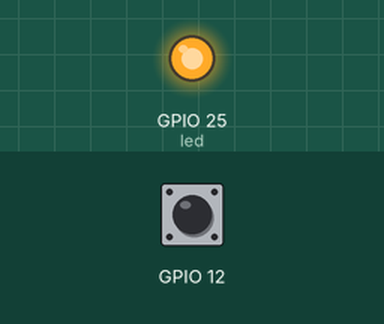
Simulated run of this program. Board: ESP32. Parts: output pins drawn as LEDs (lit = HIGH). Inputs (shaded band) come from the test bench; at power-on: GPIO 12 HIGH. USB keyboard and mouse output is not drawn; what the program prints to the serial monitor is not drawn.

Above: at 0.1 s.
Timing chart, 0 to 1.6 s (numbered marks = the images above):
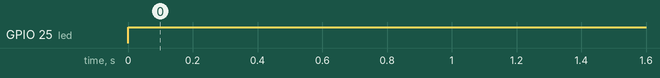

The program:

main.cpp
```cpp
// Imports
#include <Arduino.h>
#include <BleKeyboard.h>
#include <PinButton.h>

// Create bleKeyboard with the name Knisper
BleKeyboard bleKeyboard("Knipser");
// Create myButton on pin 12
PinButton myButton(12);
// Declare LED and pin
int led = 25;

void setup() {
  Serial.begin(115200);
  Serial.println("Start BLE!");
  bleKeyboard.begin();
  pinMode(led, OUTPUT);
}

void loop() {
  // Update the button library
  myButton.update();

  // If there is no ble connection, led blinks
  if(!(bleKeyboard.isConnected())) {
    delay(200);
    digitalWrite(led,LOW);
    delay(200);
    digitalWrite(led,HIGH);
  }

  // If there is a ble connection, led is set to high
  if(bleKeyboard.isConnected()) {

    digitalWrite(led,HIGH);

    // Double button press
    if (myButton.isDoubleClick()) {
      bleKeyboard.write(KEY_LEFT_ARROW);
    }

    // One button press
    if (myButton.isLongClick()) {
      bleKeyboard.write(KEY_RIGHT_ARROW);
    }
  }
}
```

Measured:
- by itself, GPIO 25 (led): LOW → HIGH at 0.00 s
